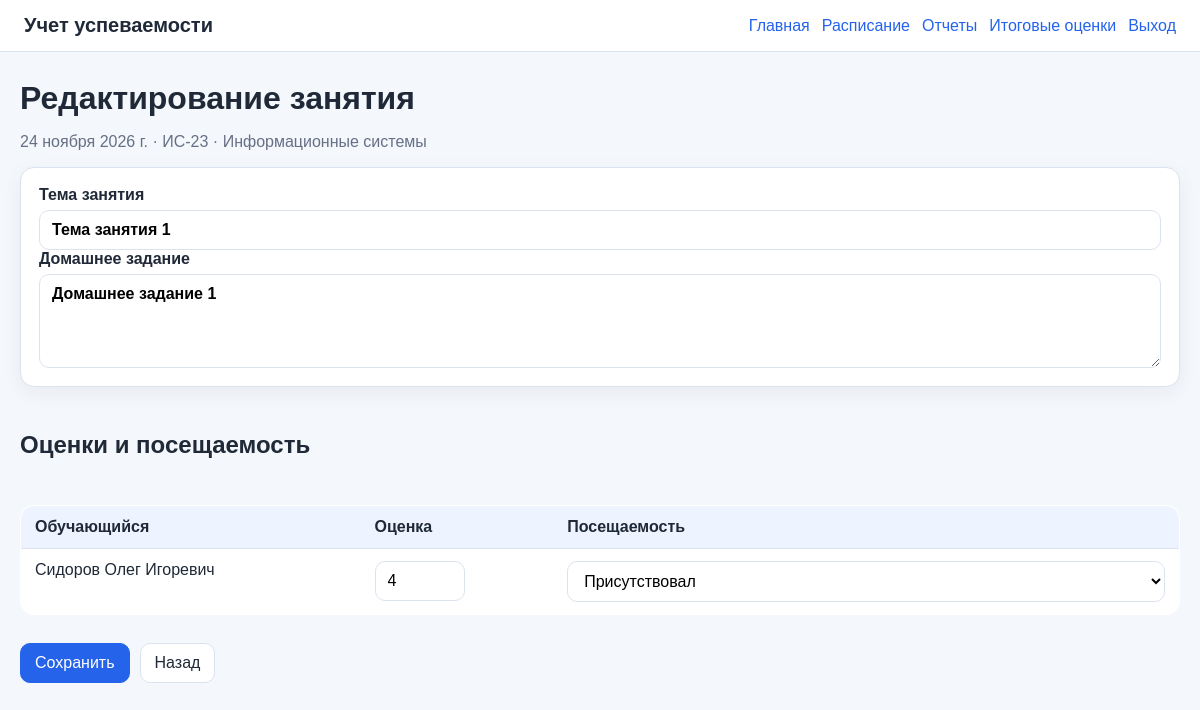
Screenshot of /schedule/1/edit/ (signed in) with the database file from the repository.
### journal/models.py (models this page shows, shortened)
class Lesson(models.Model):
    LECTURE = 'lecture'
    PRACTICE = 'practice'
    CONTROL = 'control'
    LAB = 'lab'
    LESSON_TYPE_CHOICES = [
        (LECTURE, 'Лекция'),
        (PRACTICE, 'Практическое занятие'),
        (CONTROL, 'Контрольная работа'),
        (LAB, 'Лабораторная работа'),
    ]
    date = models.DateField('Дата занятия')
    start_time = models.TimeField('Время начала')
    end_time = models.TimeField('Время окончания')
    group = models.ForeignKey(StudyGroup, verbose_name='Учебная группа', on_delete=models.CASCADE, related_name='lessons')
    subject = models.ForeignKey(Subject, verbose_name='Предмет', on_delete=models.PROTECT, related_name='lessons')
    teacher = models.ForeignKey(Teacher, verbose_name='Преподаватель', on_delete=models.PROTECT, related_name='lessons')
    classroom = models.CharField('Аудитория', max_length=50, blank=True)
    lesson_type = models.CharField('Тип занятия', max_length=20, choices=LESSON_TYPE_CHOICES, default=PRACTICE)
    topic = models.CharField('Тема занятия', max_length=250, blank=True)
    homework = models.TextField('Домашнее задание', blank=True)
    class Meta:
        ordering = ['-date', 'start_time']
        unique_together = ('date', 'start_time', 'group', 'subject')
        verbose_name = 'Занятие'
        verbose_name_plural = 'Занятия'

class StudyGroup(models.Model):
    number = models.CharField('Номер группы', max_length=50, unique=True)
    specialization = models.CharField('Профиль/специализация', max_length=200, blank=True)
    study_year = models.PositiveIntegerField('Учебный год', default=timezone.now().year)
    curator = models.ForeignKey(
        Teacher,
        verbose_name='Руководитель группы',
        null=True,
        blank=True,
        on_delete=models.SET_NULL,
        related_name='curated_groups',
    )
    class Meta:
        ordering = ['number']
        verbose_name = 'Учебная группа'
        verbose_name_plural = 'Учебные группы'
    def __str__(self):
        return self.number

class Subject(models.Model):
    name = models.CharField('Название предмета', max_length=200, unique=True)
    class Meta:
        ordering = ['name']
        verbose_name = 'Учебный предмет'
        verbose_name_plural = 'Учебные предметы'
    def __str__(self):
        return self.name

class Student(models.Model):
    user = models.OneToOneField(User, on_delete=models.CASCADE, related_name='student_profile')
    group = models.ForeignKey(StudyGroup, verbose_name='Учебная группа', on_delete=models.PROTECT, related_name='students')
    class Meta:
        ordering = ['user__last_name', 'user__first_name']
        verbose_name = 'Обучающийся'
        verbose_name_plural = 'Обучающиеся'
    def __str__(self):
        profile = getattr(self.user, 'profile', None)
        return profile.full_name if profile else self.user.get_full_name() or self.user.username

class Profile(models.Model):
    ROLE_ADMIN = 'admin'
    ROLE_TEACHER = 'teacher'
    ROLE_STUDENT = 'student'
    ROLE_CHOICES = [
        (ROLE_ADMIN, 'Администрация'),
        (ROLE_TEACHER, 'Преподаватель'),
        (ROLE_STUDENT, 'Обучающийся'),
    ]
    user = models.OneToOneField(User, on_delete=models.CASCADE, related_name='profile')
    role = models.CharField('Роль', max_length=20, choices=ROLE_CHOICES)
    middle_name = models.CharField('Отчество', max_length=150, blank=True)
    birth_date = models.DateField('Дата рождения', null=True, blank=True)
    phone = models.CharField('Телефон', max_length=30, blank=True)
    class Meta:
        verbose_name = 'Профиль'
        verbose_name_plural = 'Профили'
    @property
    def full_name(self):
        parts = [self.user.last_name, self.user.first_name, self.middle_name]
        return ' '.join([p for p in parts if p]) or self.user.username

class Grade(models.Model):
    lesson = models.ForeignKey(Lesson, verbose_name='Занятие', on_delete=models.CASCADE, related_name='grades')
    student = models.ForeignKey(Student, verbose_name='Обучающийся', on_delete=models.CASCADE, related_name='grades')
    value = models.PositiveSmallIntegerField('Оценка', validators=[MinValueValidator(2), MaxValueValidator(5)])
    comment = models.CharField('Комментарий', max_length=200, blank=True)
    created_at = models.DateTimeField(auto_now_add=True)
    class Meta:
        unique_together = ('lesson', 'student')
        verbose_name = 'Оценка'
        verbose_name_plural = 'Оценки'

### journal/views.py (the view)
# urls.py: path('schedule/<int:pk>/edit/', views.lesson_edit, name='lesson_edit'),
@login_required
def lesson_edit(request, pk):
    lesson = get_object_or_404(Lesson.objects.select_related('group', 'subject', 'teacher__user__profile'), pk=pk)
    if is_student(request.user) or not teacher_can_access_lesson(request.user, lesson):
        messages.error(request, 'Нет прав на редактирование занятия.')
        return redirect('schedule_list')
    form_class = LessonForm if is_admin(request.user) else TeacherLessonEditForm
    form = form_class(request.POST or None, instance=lesson)
    students = lesson.group.students.select_related('user__profile')
    if request.method == 'POST' and form.is_valid():
        lesson = form.save()
        save_lesson_marks(request, lesson, students)
        messages.success(request, 'Занятие обновлено.')
        return redirect('lesson_edit', pk=lesson.pk)
    return render(request, 'journal/lesson_edit.html', {
        'form': form,
        'lesson': lesson,
        'students': students,
        'existing_grades': {g.student_id: g for g in Grade.objects.filter(lesson=lesson)},
        'existing_attendance': {a.student_id: a for a in Attendance.objects.filter(lesson=lesson)},
        'attendance_choices': Attendance.STATUS_CHOICES,
    })

### journal/forms.py
class TeacherLessonEditForm(forms.ModelForm):
    class Meta:
        model = Lesson
        fields = ['topic', 'homework']
        widgets = {'homework': forms.Textarea(attrs={'rows': 4})}

### journal/context_processors.py (called while the page is built)
def role_context(request):
    user = getattr(request, 'user', None)
    return {
        'current_role': get_role(user) if user and user.is_authenticated else None,
        'is_role_admin': is_admin(user) if user and user.is_authenticated else False,
        'is_role_teacher': is_teacher(user) if user and user.is_authenticated else False,
        'is_role_student': is_student(user) if user and user.is_authenticated else False,
    }

### journal/templatetags/journal_extras.py (called while the page is built)
@register.filter
def get_item(mapping, key):
    if mapping is None:
        return None
    try:
        return mapping.get(key)
    except AttributeError:
        return None

### journal/utils.py (called while the page is built)
def get_role(user):
    if not user or not user.is_authenticated:
        return None
    if user.is_superuser:
        return 'admin'
    profile = getattr(user, 'profile', None)
    return profile.role if profile else None

def is_admin(user):
    return get_role(user) == 'admin'

def is_teacher(user):
    return get_role(user) == 'teacher'

def is_student(user):
    return get_role(user) == 'student'

def teacher_can_access_lesson(user, lesson):
    if is_admin(user):
        return True
    if is_teacher(user):
        teacher = getattr(user, 'teacher_profile', None)
        return teacher and lesson.teacher_id == teacher.id
    if is_student(user):
        student = getattr(user, 'student_profile', None)
        return student and lesson.group_id == student.group_id
    return False

### journal/templates/journal/lesson_edit.html (shortened to what this page needs)
{% extends 'journal/base.html' %}
{% load journal_extras %}
{% block content %}
<h1>Редактирование занятия</h1>
<p class="muted">{{ lesson.date }} · {{ lesson.group }} · {{ lesson.subject }}</p>
<form method="post" class="form">
<section class="card-form">
{% for field in form %}<label>{{ field.label }} {{ field }} {% if field.errors %}<span class="error">{{ field.errors|striptags }}</span>{% endif %}</label>{% endfor %}
</section>
<h2>Оценки и посещаемость</h2>
<table>
<thead><tr><th>Обучающийся</th><th>Оценка</th><th>Посещаемость</th></tr></thead>
<tbody>
{% for student in students %}
<tr>
<td>{{ student }}</td>
<td><input class="small" type="number" min="2" max="5" name="grade_{{ student.id }}" value="{% with g=existing_grades|get_item:student.id %}{% if g %}{{ g.value }}{% endif %}{% endwith %}"></td>
<td><select name="attendance_{{ student.id }}"><option value="">—</option>{% with current=existing_attendance|get_item:student.id %}{% for value,label in attendance_choices %}<option value="{{ value }}" {% if current and current.status == value %}selected{% endif %}>{{ label }}</option>{% endfor %}{% endwith %}</select></td>
</tr>
{% empty %}<tr><td colspan="3">В группе нет обучающихся.</td></tr>{% endfor %}
</tbody>
</table>
<div class="actions"><button class="primary" type="submit">Сохранить</button><a class="button" href="{% url 'schedule_list' %}">Назад</a></div>
</form>
{% endblock %}

### journal/static/journal/css/styles.css (style rules this page uses)
:root { --bg:#f4f7fb; --card:#ffffff; --text:#1f2937; --muted:#667085; --border:#dbe3ef; --primary:#2563eb; --danger:#dc2626; --success:#16a34a; }
* { box-sizing: border-box; }
body { margin:0; font-family: Arial, sans-serif; color:var(--text); background:var(--bg); }
a { color:var(--primary); text-decoration:none; }
h1 { margin:0 0 14px; }
h2 { margin-top:30px; }
.muted { color:var(--muted); }
.card, .card-form, .auth-card { display:block; background:var(--card); border:1px solid var(--border); border-radius:14px; padding:18px; box-shadow:0 6px 20px rgba(31,41,55,.06); }
.form { display:grid; gap:14px; }
.form label, .filters label { display:grid; gap:6px; font-weight:600; }
input, select, textarea { width:100%; padding:10px 12px; border:1px solid var(--border); border-radius:10px; background:#fff; font:inherit; }
input.small { width:90px; }
button, .button { display:inline-flex; align-items:center; justify-content:center; gap:6px; padding:10px 14px; border:1px solid var(--border); border-radius:10px; background:#fff; color:var(--text); cursor:pointer; font:inherit; text-decoration:none; }
button.primary, .button.primary, .primary { background:var(--primary); color:#fff; border-color:var(--primary); }
.actions { display:flex; gap:10px; align-items:center; margin-top:14px; }
table { width:100%; border-collapse:collapse; background:var(--card); border:1px solid var(--border); border-radius:14px; overflow:hidden; margin-top:12px; }
th, td { padding:12px 14px; border-bottom:1px solid var(--border); text-align:left; vertical-align:top; }
th { background:#eef4ff; font-weight:700; }
tr:last-child td { border-bottom:0; }

### rows the page displays
Lesson: date "24 ноября 2026 г.", group "ИС-23", subject "Информационные системы", form "Тема занятия 1" "Домашнее задание 1"
Student: user.middle_name "Сидоров Олег Игоревич", id "Присутствовал"
Grade: value "4"

### other values shown
{{ field.label }} "Тема занятия" "Домашнее задание"
